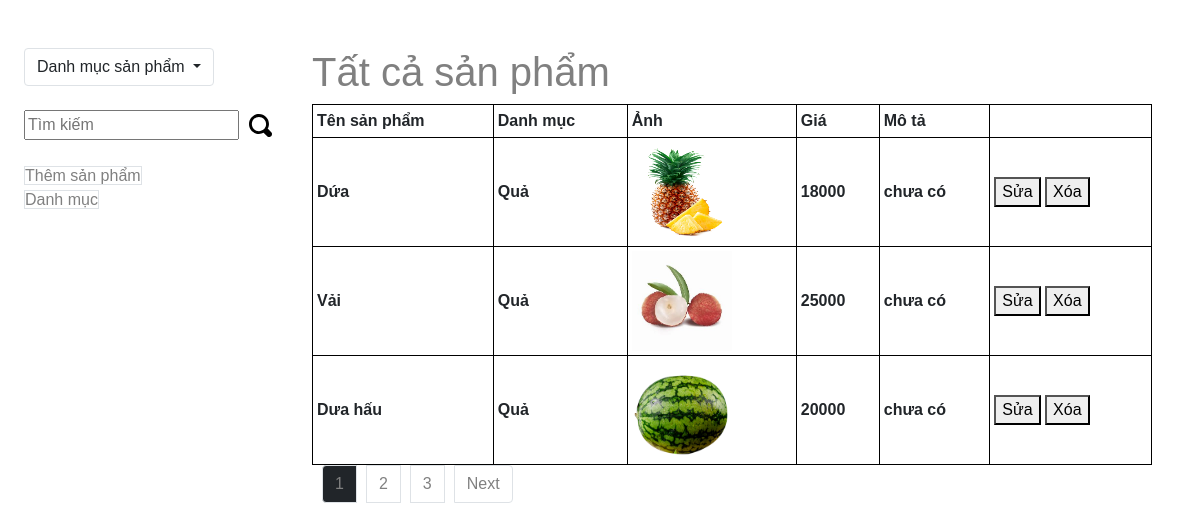
The app's page /admin/show_all_product.php with its own data.
### tables this page shows
CREATE TABLE `tbl_sanpham` (
  `product_id` int(11) NOT NULL,
  `category_id` int(11) NOT NULL,
  `product_image` varchar(255) NOT NULL,
  `product_name` varchar(255) NOT NULL,
  `product_price` int(11) NOT NULL,
  `detail` text NOT NULL,
  `active` int(11) NOT NULL DEFAULT 1
);

CREATE TABLE `tbl_danhmuc` (
  `category_id` int(11) NOT NULL,
  `category_name` tinytext NOT NULL,
  `active` int(11) NOT NULL DEFAULT 1
);

### include/product_search.php (called while the page is built, shortened)
<?php
$search_product_query = "";
$search_product = "";
?>

### include/category_search.php (called while the page is built, shortened)
<?php
$category_this_id = "";
$category_product_query = "";
?>

### include/product.php (called while the page is built, shortened)
<?php
include("product_search.php");
include("category_search.php");
$sql = "SELECT * FROM tbl_sanpham WHERE active = '1'" . $search_product_query . $category_product_query ." ORDER BY product_id DESC LIMIT " . $per_row . "," . $row_per_page;
$total_record = mysqli_query($conn, "SELECT * FROM tbl_sanpham WHERE active = '1'". $search_product_query . $category_product_query);
?>

### include/show_product_admin.php (the view, shortened to what this page needs)
<?php
require('../db/connect.php');
if (isset($_GET['page'])) {
    $page = $_GET['page'];
} else {
    $page = 1;
}
$row_per_page = 3;
$per_row = ($page - 1) * $row_per_page;
include "../include/product.php";
$result = mysqli_query($conn, $sql);
$total_record = $total_record->num_rows;
$total_page = ceil($total_record / $row_per_page);
?>
<table class="w-100">
    <tr>
        <th>Tên sản phẩm</th>
        <th>Danh mục</th>
        <th>Ảnh</th>
        <th>Giá</th>
        <th>Mô tả</th>
    </tr>
    <?php
    while ($row = mysqli_fetch_array($result)) {
        ?>
        <tr>
            <th>
                <?php echo $row['product_name'] ?>
            </th>
            <th>
                <?php
                $category_id = $row['category_id'];
                $category_id_query = "SELECT * FROM tbl_danhmuc WHERE category_id =  $category_id AND active = 1";
                $category_id_result = mysqli_query($conn, $category_id_query);
                $this_category = mysqli_fetch_array($category_id_result);
                echo $this_category['category_name'];
                ?>
            </th>
            <th><img src="../img/product/<?php echo $row['product_image'] ?>" width="100px" height="100px" alt="image"></th>
            <th>
                <?php echo $row['product_price'] ?>
            </th>
            <th>
                <?php echo $row['detail'] ?>
            </th>
            <th>
                <a href="edit.php?id=<?php echo $row['product_id']?>"><button>Sửa</button></a>
                <a href="delete.php?id=<?php echo $row['product_id']?>"><button>Xóa</button></a>
            </th>
        </tr>
    <?php } ?>
</table>
<?php
include "../include/pagination.php"; ?>

### admin/show_all_product.php (shortened to what this page needs)
<!DOCTYPE html>
<html lang="en">
<head>
    <link rel="stylesheet" href="https://stackpath.bootstrapcdn.com/bootstrap/5.0.0-alpha1/css/bootstrap.min.css"
>
</head>
<body>
    <?php require('../db/connect.php'); ?>
    <div class="container-fluid row mt-5">
        <div class="col-3">
            <div class="dropdown">
                <button class="btn border dropdown-toggle" type="button" data-toggle="dropdown">Danh mục sản phẩm
                    <span class="caret"></span></button>
            </div><br>
            <div>
                <form method="get" action="">
                    <input type="text" name="search" placeholder="Tìm kiếm">
                    <button type="submit" name="submit" style="border: 0;background-color: transparent;">
                    </button>
                </form>
            </div><br>
            <a href="add_product.php" target="blank" class="border" >Thêm sản phẩm</a><br>
            <a href="show_all_category.php" target="blank" class="border" >Danh mục</a>
        </div>
        <div class="col-9">
            <div class="d-flex">
                <h1><a href="show_all_product.php">Tất cả sản phẩm</a></h1>
            </div>
            <?php
            include "../include/show_product_admin.php";
            ?>
        </div>
    </div>
</body>
</html>

### include/pagination.php (shortened to what this page needs)
<ul class="pagination">
    <?php
    for ($num_page = 1; $num_page <= $total_page; $num_page++) { ?>
        <?php if ($num_page != $page) { ?>
            <?php if ($num_page > $page - 3 && $num_page < $page + 3) {
                ?>
                <li class="page-item">
                    <a class="page-link" href="?page= <?php echo $num_page . $category_this_id . $search_product;?>">
                        <?php echo $num_page;
                        ?>
                    </a>
                </li>
            <?php } ?>
        <?php } else { ?>
            <li class="page-item">
                <a class="page-link bg-dark">
                    <?php echo $num_page ?>
                </a>
            </li>
        <?php } ?>
    <?php } ?>
    <?php
    if ($page < $total_page) {
        $next_page = $page + 1;
        ?>
        <li class="page-item">
            <a class="page-link" href="?page= <?php echo $next_page ?><?php include 'category_search.php' ?>">
                Next
            </a>
        </li>
    <?php } ?>
</ul>

### records on screen
tbl_sanpham: product_name "Dứa", category.category_name "Quả", product_image (picture), product_price "18000", detail "chưa có"
tbl_sanpham: product_name "Vải", category.category_name "Quả", product_image (picture), product_price "25000", detail "chưa có"
tbl_sanpham: product_name "Dưa hấu", category.category_name "Quả", product_image (picture), product_price "20000", detail "chưa có"
